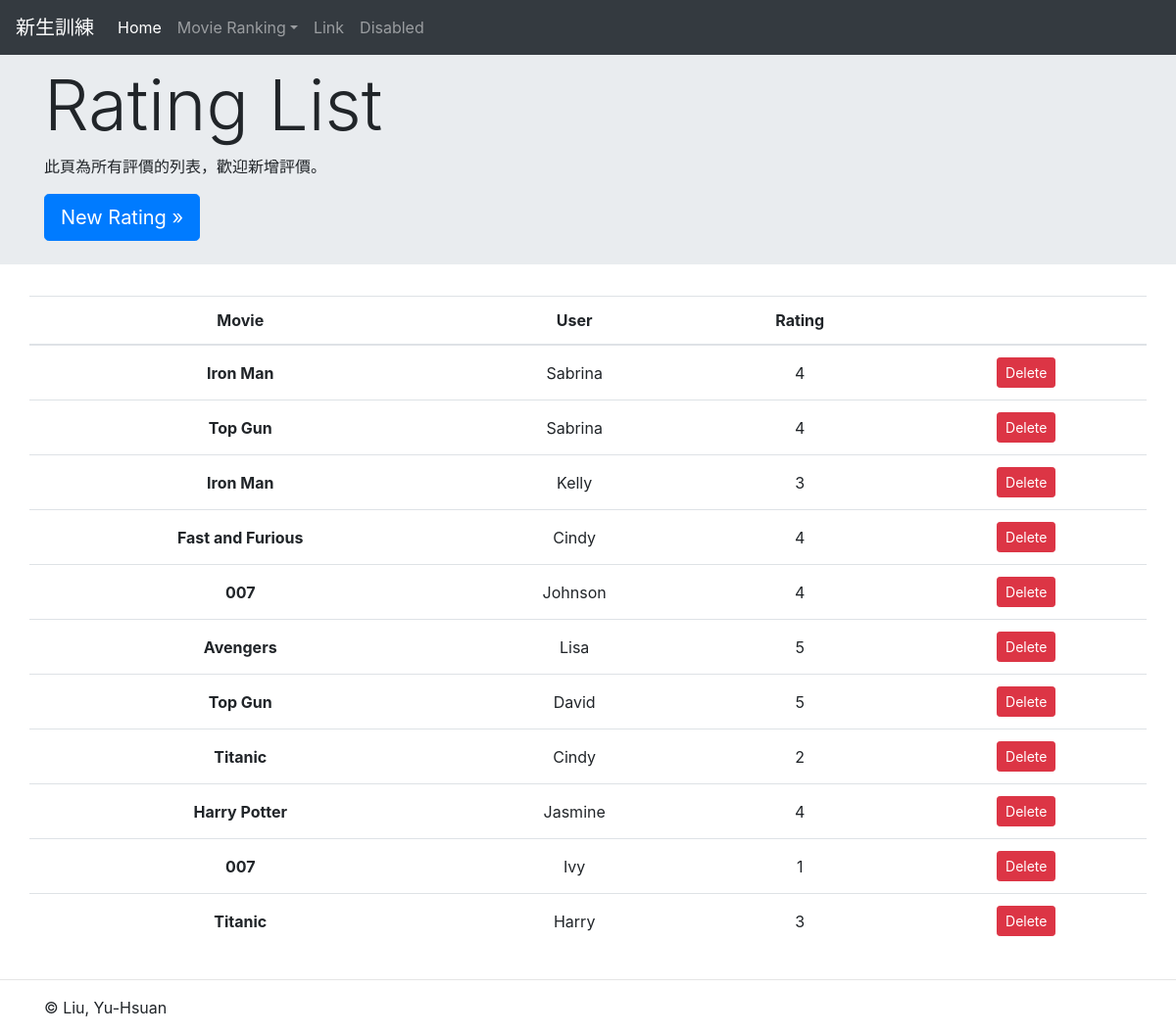
Page /movie/home/get_all_rating on the earlier database version.
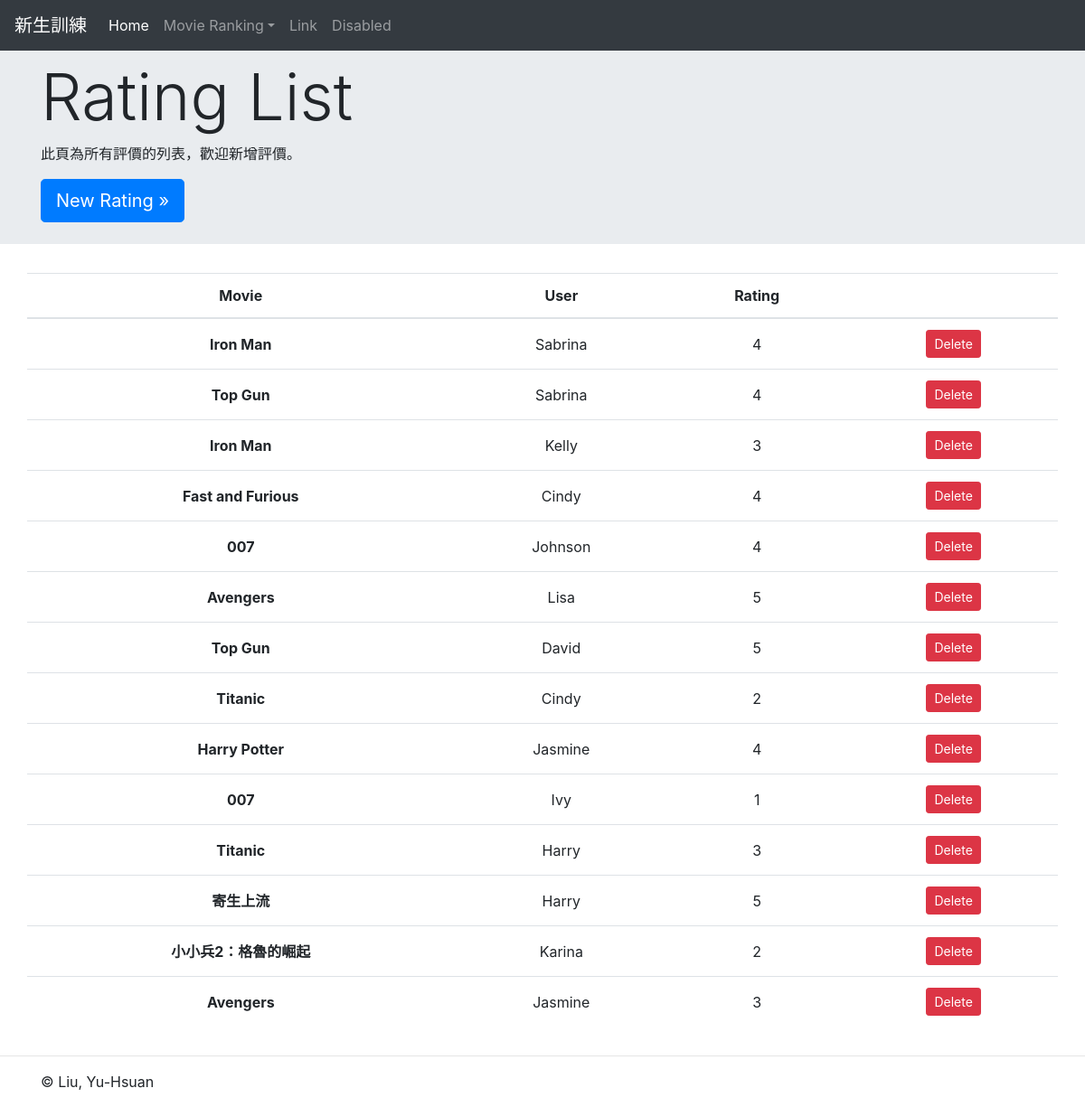
Same page on the later database version.
### movie/models.py (models this page shows)
class Movie(models.Model):
    id = models.AutoField(primary_key=True)
    movie_name = models.CharField(max_length=50)
    description = models.TextField(blank=True)
    published_year = models.IntegerField(('year'), choices=year_dropdown, default=datetime.datetime.now().year+1)
    movie_poster = models.FileField(upload_to='img', blank=True)

class User(models.Model):
    id = models.AutoField(primary_key=True)
    user_age = models.IntegerField()
    user_name = models.CharField(max_length=50)

### movie/views.py (the view)
# urls.py: path('home/get_all_rating', views.get_all_rating, name='get_all_rating'),
def get_all_rating(request):
    all_rates = Rating.objects.all()
    rates = []
    for rate in all_rates:
        rating = rate.rating
        movie = Movie.objects.get(id=rate.movie.id).movie_name
        user = User.objects.get(id=rate.user.id).user_name
        rates.append({'movie': movie, 'user': user, 'rating': rating})
    return render(request, 'movie/RatingList.html', {
        'rates': rates,
        'name': "Rating List",
    })

### movie/templates/movie/RatingList.html
{% extends 'base.html' %}
{% block content %}
<div class="jumbotron jumbotron-fluid pb-2">
  <div class="container">
    <h1 class="display-3">{{ name }}</h1>
    <p>此頁為所有評價的列表，歡迎新增評價。</p>
    <p><a class="btn btn-primary btn-lg" href="new_rating/none" role="button">New Rating »</a></p>
  </div>
</div>
<div class="container">
  <div class="row">
    <table class="table table-hover">
      <thead>
        <tr align="center">
          <th scope="col">Movie</th>
          <th scope="col">User</th>
          <th scope="col">Rating</th>
          <th scope="col"></th>
        </tr>
      </thead>
      <tbody>
          {% for rate in rates %}
          <tr class="p-2" align="center">
            <th class="align-middle">{{ rate.movie }}</th>
            <td class="align-middle">{{ rate.user }}</td>
            <td class="align-middle">{{ rate.rating }}</td>
            <td class="align-middle">
              <a class="btn btn-danger btn-sm ml-1" href="delete_rating/{{ rate.user }}/{{ rate.movie }}" role="button">Delete</a>
            </td>
          </tr>
          {% endfor %}
        </tbody>
      </table>
  </div>
</div>
<hr>
{% endblock %}

Differences in the rows shown:
now on this page (row unchanged): Movie: movie "寄生上流"
added Movie: movie "小小兵2：格魯的崛起"
now on this page (row unchanged): User: user "Karina"
Other differences:
new list line: "Harry"
new list line: "5 Delete"
new list line: "2 Delete"
new list line: "Avengers"
new list line: "Jasmine"
new list line: "3 Delete"
